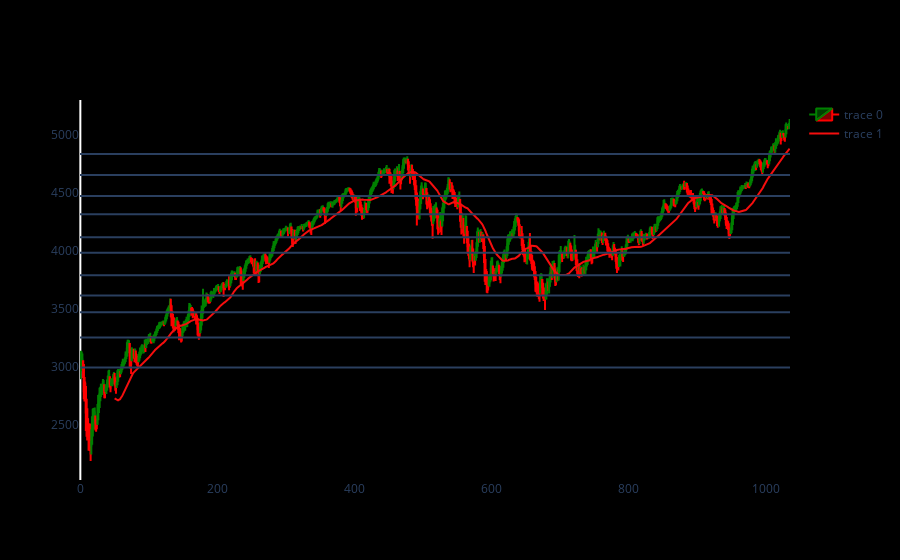

Notebook code for this chart:
### Code cell
import plotly.graph_objects as go


dfpl = dfHA#[-300:-1]
fig = go.Figure(data=[go.Candlestick(x=dfpl.index,
                open=dfpl['open'],
                high=dfpl['high'],
                low=dfpl['low'],
                close=dfpl['close'],
                increasing_line_color= 'green', 
                decreasing_line_color= 'red')])

fig.add_trace(go.Scatter(x=dfpl.index, y=dfpl["MA50"], mode="lines", line=dict(color="#F50E0E"))) # RED
# fig.add_trace(go.Scatter(x=dfpl.index, y=dfpl["MA50_test"], mode="lines", line=dict(color="#1CF50E"))) # GREEN


for k in [4837.63, 4657.17, 4474.29, 4316.33, 4117.5, 3983.73, 3790.0, 3615.57, 3469.91, 3253.09, 2992.6]:
    fig.add_hline(y=k)


fig.update_layout(xaxis_rangeslider_visible=False)
fig.update_xaxes(showgrid=False)
fig.update_yaxes(showgrid=False)
fig.update_layout(paper_bgcolor='black', plot_bgcolor='black')

### Figure 1 — Plotly figure (JSON) as saved in the notebook; plotly's stock layout.template omitted (floating-point values rounded to 4 significant figures; data arrays with more than 128 entries replaced by an {"elided": "..."} marker saying what was removed)
{"data": [{"close": {"elided": "1036 float values"}, "decreasing": {"line": {"color": "red"}}, "high": {"elided": "1036 float values"}, "increasing": {"line": {"color": "green"}}, "low": {"elided": "1036 float values"}, "open": {"elided": "1036 float values"}, "type": "candlestick", "x": {"elided": "1036 int values"}}, {"line": {"color": "#F50E0E"}, "mode": "lines", "type": "scatter", "x": {"elided": "1036 int values"}, "y": {"elided": "1036 float values"}}], "layout": {"paper_bgcolor": "black", "plot_bgcolor": "black", "shapes": [{"type": "line", "x0": 0, "x1": 1, "xref": "x domain", "y0": 4838.0, "y1": 4838.0, "yref": "y"}, {"type": "line", "x0": 0, "x1": 1, "xref": "x domain", "y0": 4657.0, "y1": 4657.0, "yref": "y"}, {"type": "line", "x0": 0, "x1": 1, "xref": "x domain", "y0": 4474.0, "y1": 4474.0, "yref": "y"}, {"type": "line", "x0": 0, "x1": 1, "xref": "x domain", "y0": 4316.0, "y1": 4316.0, "yref": "y"}, {"type": "line", "x0": 0, "x1": 1, "xref": "x domain", "y0": 4118.0, "y1": 4118.0, "yref": "y"}, {"type": "line", "x0": 0, "x1": 1, "xref": "x domain", "y0": 3984.0, "y1": 3984.0, "yref": "y"}, {"type": "line", "x0": 0, "x1": 1, "xref": "x domain", "y0": 3790, "y1": 3790, "yref": "y"}, {"type": "line", "x0": 0, "x1": 1, "xref": "x domain", "y0": 3616.0, "y1": 3616.0, "yref": "y"}, {"type": "line", "x0": 0, "x1": 1, "xref": "x domain", "y0": 3470.0, "y1": 3470.0, "yref": "y"}, {"type": "line", "x0": 0, "x1": 1, "xref": "x domain", "y0": 3253.0, "y1": 3253.0, "yref": "y"}, {"type": "line", "x0": 0, "x1": 1, "xref": "x domain", "y0": 2993.0, "y1": 2993.0, "yref": "y"}], "xaxis": {"rangeslider": {"visible": false}, "showgrid": false}, "yaxis": {"showgrid": false}}}
